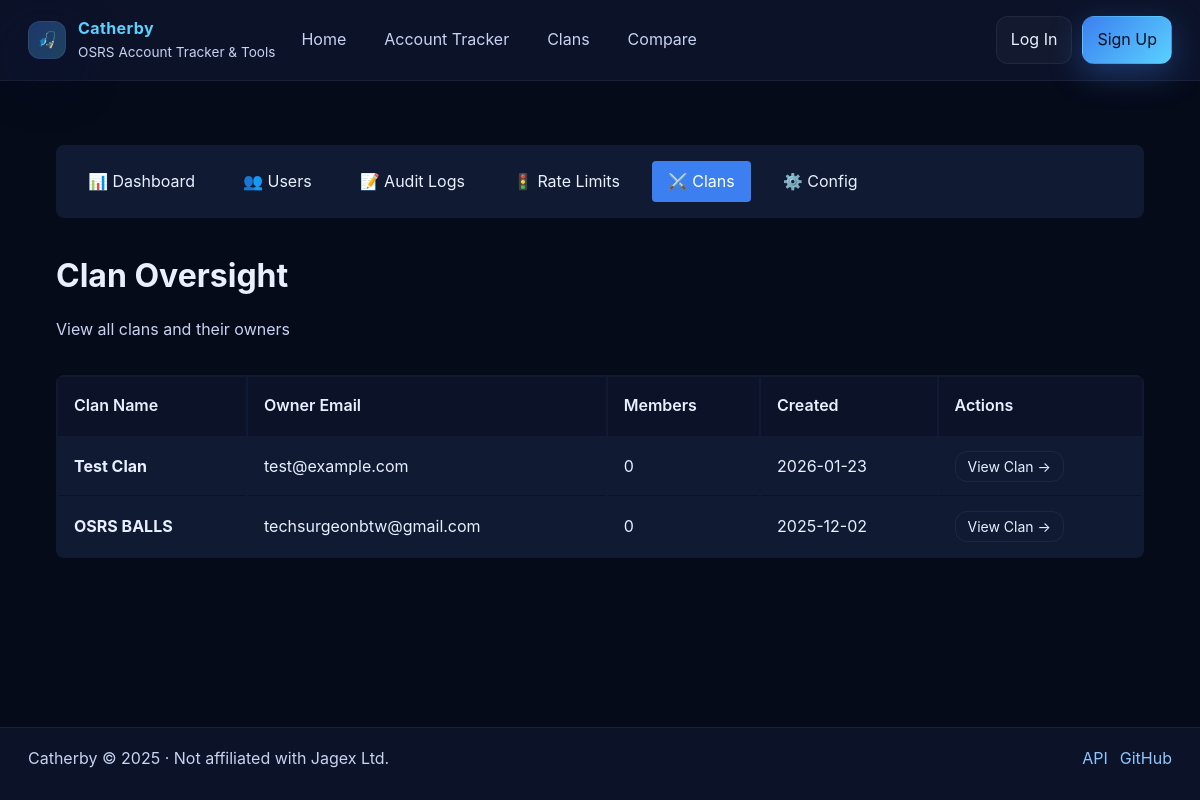
The app's page /admin/clans (signed in) with its own data.
### tables this page shows
CREATE TABLE clans (
id INTEGER PRIMARY KEY AUTOINCREMENT,
name TEXT NOT NULL,
slug TEXT NOT NULL UNIQUE,
owner_user_id INTEGER NOT NULL,
metadata TEXT DEFAULT '{}',
created_at DATETIME DEFAULT CURRENT_TIMESTAMP,
updated_at DATETIME DEFAULT CURRENT_TIMESTAMP,
FOREIGN KEY (owner_user_id) REFERENCES users(id) ON DELETE CASCADE,
UNIQUE(name)
);

CREATE TABLE users (
id INTEGER PRIMARY KEY AUTOINCREMENT,
email TEXT UNIQUE NOT NULL,
password_hash TEXT NOT NULL,
is_active INTEGER DEFAULT 1,
is_admin INTEGER DEFAULT 0,
created_at DATETIME DEFAULT CURRENT_TIMESTAMP,
updated_at DATETIME DEFAULT CURRENT_TIMESTAMP,
last_login_at DATETIME
, failed_login_attempts INTEGER DEFAULT 0, locked_until DATETIME, last_failed_login DATETIME, email_verified INTEGER DEFAULT 0, verification_token TEXT, verification_expires DATETIME);

### web/routes/admin.py (the view)
@router.get("/clans", response_class=HTMLResponse)
@require_admin
async def admin_clans(request: Request, page: int = 1):
    admin = await get_current_admin(request)
    db = DatabaseConnection()
    with db.get_connection() as conn:
        page_size = 50
        offset = (page - 1) * page_size
        clans = conn.execute("""
            SELECT c.*, u.email as owner_email
            FROM clans c
            JOIN users u ON c.owner_user_id = u.id
            ORDER BY c.created_at DESC
            LIMIT ? OFFSET ?
        """, (page_size, offset)).fetchall()
        total_clans = conn.execute("SELECT COUNT(*) as count FROM clans").fetchone()["count"]
    return templates.TemplateResponse("admin/clans.html", {
        "request": request,
        "admin": admin,
        "clans": clans,
        "page": page,
        "total_pages": (total_clans + page_size - 1) // page_size,
    })

### web/templates/admin/clans.html (shortened to what this page needs)
{% extends "admin/base_admin.html" %}
{% block admin_content %}
<div class="admin-header">
  <h1>Clan Oversight</h1>
  <p>View all clans and their owners</p>
</div>
<table class="admin-table">
  <thead>
    <tr>
      <th>Clan Name</th>
      <th>Owner Email</th>
      <th>Members</th>
      <th>Created</th>
      <th>Actions</th>
    </tr>
  </thead>
  <tbody>
    {% for clan in clans %}
    <tr>
      <td><strong>{{ clan.name }}</strong></td>
      <td>{{ clan.owner_email }}</td>
      <td>{{ clan.member_count or 0 }}</td>
      <td>{{ clan.created_at[:10] }}</td>
      <td>
        <a href="/clans/{{ clan.name }}" class="btn btn-sm secondary" target="_blank">
          View Clan →
        </a>
      </td>
    </tr>
    {% endfor %}
  </tbody>
</table>
{% endblock %}

### web/static/css/theme.css (style rules this page uses)
:root { --bg-0: #060b1a; --bg-1: #0c1329; --bg-2: #101a33; --ink-1: #e8f0ff; --ink-2: #c7d3f0; --accent-1: #3c7ff0; --accent-2: #5ad1ff; --accent-3: #8dc6ff; --gold-1: #f5d06b; --danger: #ff6b6b; --success: #52d69a; --border: rgba(255, 255, 255, 0.06); --shadow: 0 18px 48px rgba(0, 12, 50, 0.5); --gradient-hero: radial-gradient(120% 120% at 20% 10%, rgba(60, 127, 240, 0.25), transparent), radial-gradient(80% 80% at 80% 0%, rgba(138, 199, 255, 0.18), transparent), #060b1a; color-scheme: dark; --text-1: var(--ink-1); --text-2: var(--ink-2); --text-muted: var(--ink-2); --surface-2: var(--bg-2); --surface-3: var(--bg-1); --bg-base: var(--bg-0); --accent: var(--accent-1); }
*, *::before, *::after { box-sizing: border-box; }
body { margin: 0; font-family: "Inter", "Manrope", "Helvetica Neue", Arial, sans-serif; background: var(--bg-0); color: var(--ink-1); line-height: 1.6; min-height: 100vh; }
a { color: var(--accent-2); text-decoration: none; }
.btn { border: 1px solid var(--border); background: transparent; color: var(--ink-1); padding: 10px 14px; border-radius: 12px; cursor: pointer; transition: transform 0.1s ease, box-shadow 0.1s ease, border-color 0.1s ease; }

### web/static/css/admin.css (style rules this page uses)
.admin-header { margin-bottom: 2rem; }
.admin-header h1 { font-size: 2rem; margin-bottom: 0.5rem; }
.admin-header p { color: var(--text-2); }
.admin-table { width: 100%; background: var(--surface-2); border-radius: 8px; overflow: hidden; }
.admin-table th, .admin-table td { padding: 1rem; text-align: left; border-bottom: 1px solid var(--surface-3); }
.admin-table th { background: var(--surface-3); font-weight: 600; }
.admin-table tr:last-child td { border-bottom: none; }
.btn-sm { padding: 0.375rem 0.75rem; font-size: 0.875rem; }

### records on screen
clans: name "Test Clan", owner_email "test@example.com", member_count "0", created_at "2026-01-23"
clans: name "OSRS BALLS", owner_email "techsurgeonbtw@gmail.com", member_count "0", created_at "2025-12-02"
